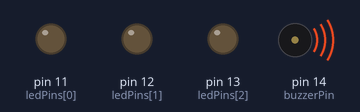
Bench run of a sketch on a simulated Arduino Uno, built with avr-gcc and run on an emulated ATmega328P. Parts: output pins drawn as LEDs (lit = HIGH), buzzer (waves = sounding).

Above: at 0.1 s.
At 0.9 s:
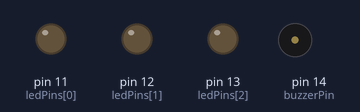
Timing chart, 0 to 2.4 s (numbered marks = the images above):
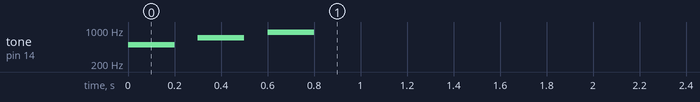

The sketch:

E02-BUTTON-PULLUP.ino
```cpp
#include <Arduino.h>

// Define LED pins
const int ledPins[] = {11, 12, 13};
const int numLeds = sizeof(ledPins) / sizeof(ledPins[0]);

// Define push button pin
const int buttonPin = 15;

// Define buzzer pin
const int buzzerPin = 14;

// Initialize variables
int currentLed = 0;
volatile bool buttonPressed = false;

// Turn off all LEDs
void turnOffAllLeds() {
    for (int i = 0; i < numLeds; i++) {
        digitalWrite(ledPins[i], LOW);
    }
}

// ISR for button press
void buttonHandler() {
    buttonPressed = true;
}

// Function to play a tone on the buzzer
void playBuzzerTone(int frequency, int duration) {

    tone(buzzerPin, frequency);
    delay(duration);
    noTone(buzzerPin);
}

// Play a startup sound on the buzzer
void playStartupSound() {
    int tones[][2] = {{500, 200}, {700, 200}, {900, 200}};
    for (int i = 0; i < 3; i++) {
        playBuzzerTone(tones[i][0], tones[i][1]);
        delay(100); // Short pause between tones
    }
}

void setup() {
    // Initialize LED pins
    for (int i = 0; i < numLeds; i++) {
        pinMode(ledPins[i], OUTPUT);
    }

    // Initialize button pin
    pinMode(buttonPin, INPUT);

    // Attach interrupt to the button pin
    attachInterrupt(digitalPinToInterrupt(buttonPin), buttonHandler, RISING);

    // Initialize buzzer pin
    pinMode(buzzerPin, OUTPUT);

    // Play the startup sound and turn off all LEDs
    playStartupSound();
    turnOffAllLeds();
}

void loop() {
    if (buttonPressed) {
        // Turn off flag
        buttonPressed = false;

        // Turn off all LEDs
        turnOffAllLeds();

        // Turn on the next LED in sequence
        digitalWrite(ledPins[currentLed], HIGH);

        // Play a tone on the buzzer
        playBuzzerTone(1000, 100); // 1000 Hz for 100 ms

        // Update to the next LED
        currentLed = (currentLed + 1) % numLeds;
    }

    delay(10); // Debounce delay
}
```
